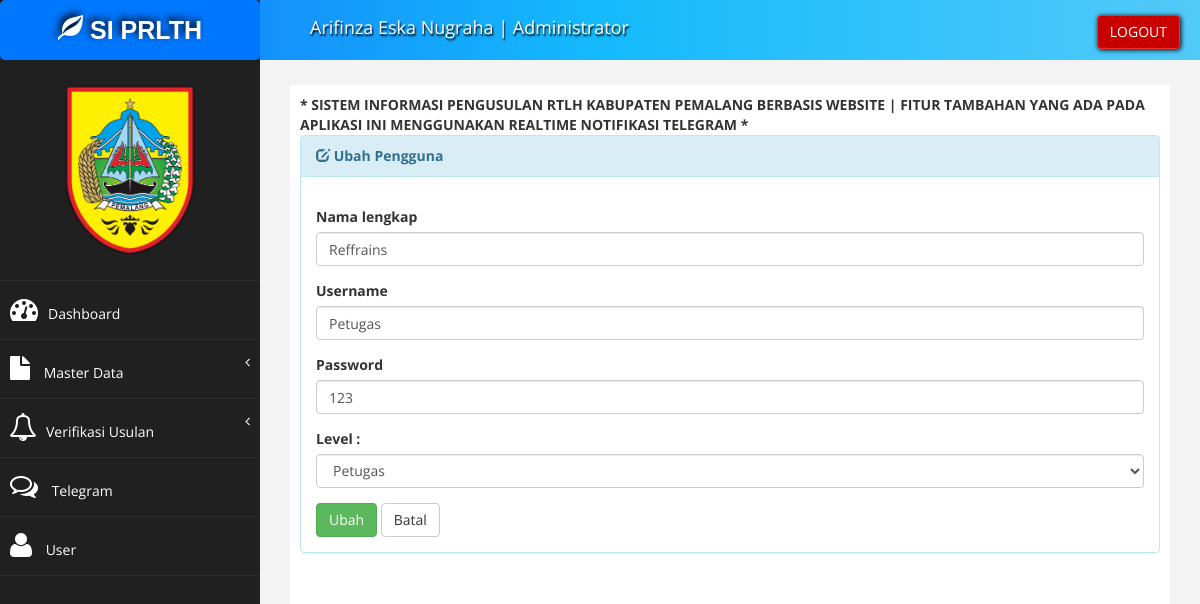
The page /index?page=pengguna_ubah&kode=5351949a-6598-11eb-96e0-60eb69a13690 (signed in) on the database its author committed.
### tables this page shows
CREATE TABLE `tb_pengguna` (
  `id_pengguna` varchar(50) NOT NULL,
  `nama_pengguna` varchar(30) NOT NULL,
  `username` varchar(30) NOT NULL,
  `password` varchar(20) NOT NULL,
  `level` enum('Administrator','Petugas','Pengusul') NOT NULL DEFAULT 'Pengusul',
  `grup` enum('A','B') NOT NULL DEFAULT 'B'
);

### admin/pengguna/pengguna_ubah.php (the view, shortened to what this page needs)
<?php
if (isset($_GET['kode'])) {
	$sql_cek = "SELECT * FROM tb_pengguna WHERE id_pengguna='" . $_GET['kode'] . "'";
	$query_cek = mysqli_query($koneksi, $sql_cek);
	$data_cek = mysqli_fetch_array($query_cek, MYSQLI_BOTH);
}
?>
<div class="panel panel-info">
	<div class="panel-heading">
		<i class="glyphicon glyphicon-edit"></i>
		<b>Ubah Pengguna</b>
	</div>
	<div class="panel-body">
		<div class="row">
			<div class="col-md-12">
				<form method="POST">
					<div class="form-group">
						<label>Nama lengkap</label>
						<input class="form-control" name="nama_pengguna" value="<?php echo $data_cek['nama_pengguna']; ?>" />
					</div>
					<div class="form-group">
						<label>Username</label>
						<input class="form-control" name="username" value="<?php echo $data_cek['username']; ?>" />
					</div>
					<div class="form-group">
						<label>Password</label>
						<input class="form-control" name="password" value="<?php echo $data_cek['password']; ?>" />
					</div>
					<div class="form-group">
						<label>Level :</label>
						<select name="level" class="form-control">
							<?php
							if ($data_cek['level'] == "Petugas") echo "<option value='Petugas' selected>Petugas</option>";
							else echo "<option value='Petugas'>Petugas</option>";
							?>
						</select>
					</div>
					<div>
						<input type="submit" name="Ubah" value="Ubah" class="btn btn-success">
						<a href="?page=user_data" title="Kembali" class="btn btn-default">Batal</a>
					</div>
			</div>
		</div>
	</div>
</div>
</div>

### assets/css/style.css (style rules this page uses)
body { font-family: "Open Sans", sans-serif; }

### rows shown on the page
tb_pengguna: nama_pengguna "Reffrains", username "Petugas", password "123", level "Petugas"

### other values the page prints
$data_nama "Arifinza Eska Nugraha"
$data_level "Administrator"
